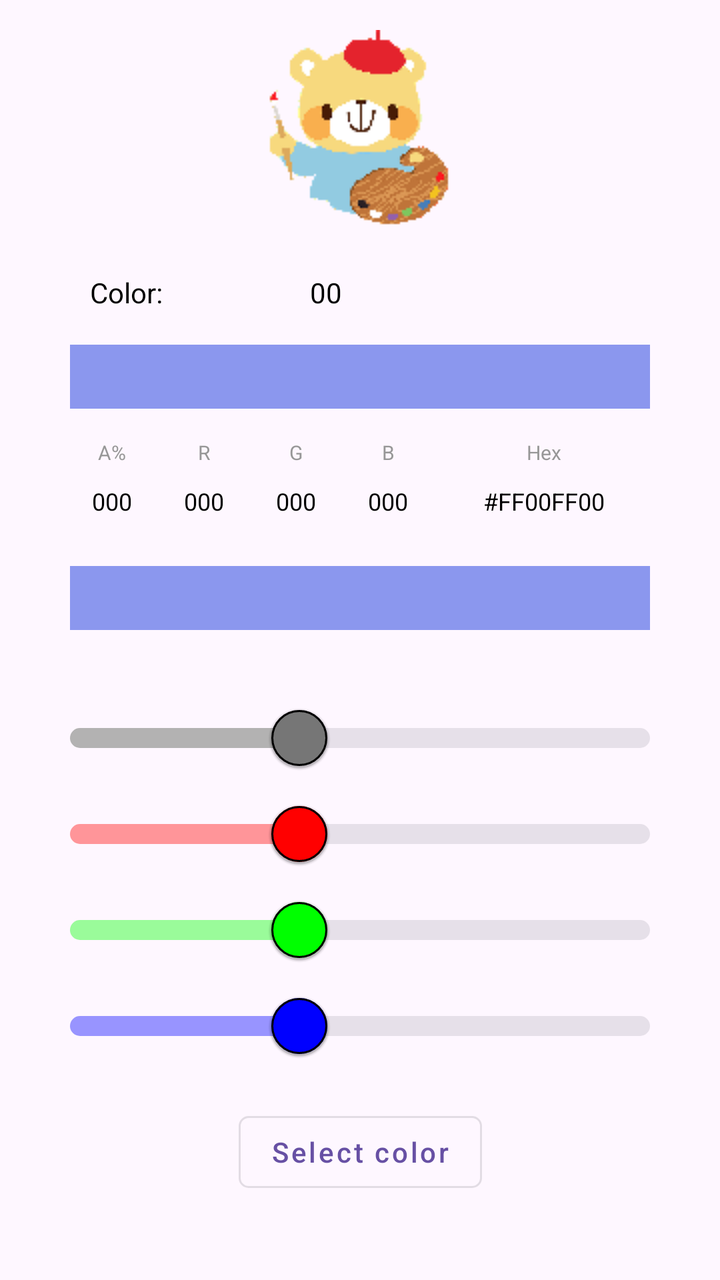
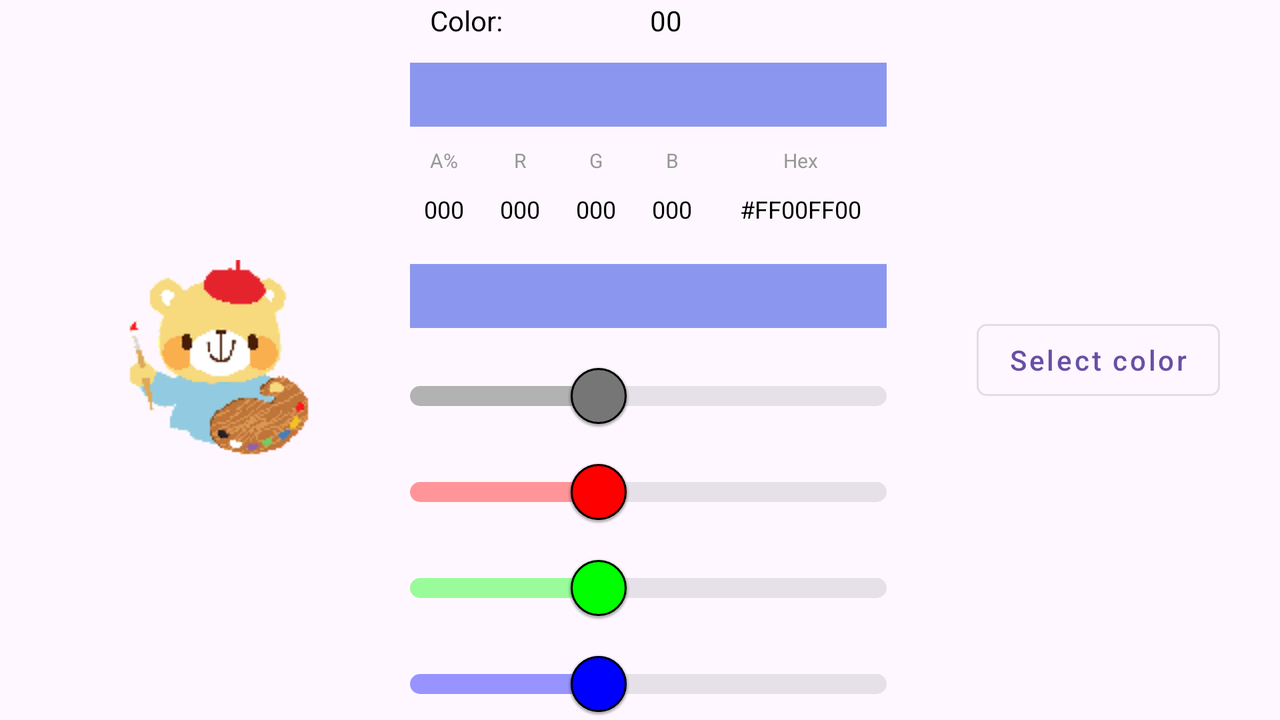

Two renders of one Android screen. The first uses the default layout on a phone; the second uses the alternative layout the repository ships for a different screen configuration, on a matching device. The two XML files are below.
<!-- AndroidManifest.xml: application theme Theme.ColorSelectDialog -->
<!-- res/layout/activity_main.xml -->
<?xml version="1.0" encoding="utf-8"?>
<androidx.constraintlayout.widget.ConstraintLayout xmlns:android="http://schemas.android.com/apk/res/android"
    xmlns:app="http://schemas.android.com/apk/res-auto"
    xmlns:tools="http://schemas.android.com/tools"
    android:id="@+id/main"
    android:layout_width="match_parent"
    android:layout_height="match_parent"
    tools:ignore="HardcodedText">

    <View
        android:id="@+id/logo"
        android:layout_width="100dp"
        android:layout_height="100dp"
        android:background="@drawable/logo"
        app:layout_constraintBottom_toTopOf="@id/lineColor"
        app:layout_constraintEnd_toEndOf="parent"
        app:layout_constraintStart_toStartOf="parent"
        app:layout_constraintTop_toTopOf="parent" />

    <LinearLayout
        android:id="@+id/lineColor"
        android:layout_width="match_parent"
        android:layout_height="wrap_content"
        android:layout_marginStart="20dp"
        android:layout_marginEnd="20dp"
        android:gravity="center"
        android:orientation="vertical"
        app:layout_constraintBottom_toTopOf="@+id/bnOpen"
        app:layout_constraintEnd_toEndOf="parent"
        app:layout_constraintStart_toStartOf="parent"
        app:layout_constraintTop_toBottomOf="@+id/logo">

        <LinearLayout
            android:layout_width="wrap_content"
            android:layout_height="wrap_content"
            android:layout_marginStart="15dp"
            android:layout_marginEnd="15dp"
            android:layout_marginBottom="20dp"
            android:gravity="center"
            android:orientation="vertical">

            <LinearLayout
                style="@style/line_hor"
                android:background="@drawable/rectangle_gray">

                <TextView
                    style="@style/text"
                    android:text="@string/color" />

                <TextView
                    android:id="@+id/tvColor"
                    style="@style/text.value"
                    android:text="00" />
            </LinearLayout>

            <FrameLayout
                android:layout_width="match_parent"
                android:layout_height="@dimen/line_hor_height"
                android:layout_marginBottom="10dp">

                <View style="@style/view_color.bottom" />

                <View
                    android:id="@+id/vColor"
                    style="@style/view_color" />

                <View style="@style/view_color.top" />
            </FrameLayout>

            <LinearLayout
                android:layout_width="match_parent"
                android:layout_height="wrap_content"
                android:layout_marginTop="5dp"
                android:layout_marginBottom="15dp"
                android:gravity="center"
                android:orientation="horizontal"
                tools:ignore="TextSizeCheck">

                
                <LinearLayout
                    android:layout_width="0dp"
                    android:layout_height="wrap_content"
                    android:layout_weight="2"
                    android:gravity="center"
                    android:orientation="vertical">

                    <TextView
                        style="@style/text_line"
                        android:text="A%"
                        tools:ignore="TextContrastCheck" />

                    <TextView
                        android:id="@+id/tvAlpha"
                        style="@style/text_line.val"
                        android:text="000" />
                </LinearLayout>

                <Space
                    android:layout_width="4dp"
                    android:layout_height="30dp" />

                
                <LinearLayout
                    android:layout_width="0dp"
                    android:layout_height="wrap_content"
                    android:layout_weight="2"
                    android:gravity="center"
                    android:orientation="vertical">

                    <TextView
                        style="@style/text_line"
                        android:layout_height="wrap_content"
                        android:text="R"
                        tools:ignore="TextContrastCheck" />

                    <TextView
                        android:id="@+id/tvRed"
                        style="@style/text_line.val"
                        android:text="000" />
                </LinearLayout>

                <Space
                    android:layout_width="4dp"
                    android:layout_height="30dp" />

                
                <LinearLayout
                    android:layout_width="0dp"
                    android:layout_height="wrap_content"
                    android:layout_weight="2"
                    android:gravity="center"
                    android:orientation="vertical">

                    <TextView
                        style="@style/text_line"
                        android:text="G"
                        tools:ignore="TextContrastCheck" />

                    <TextView
                        android:id="@+id/tvGreen"
                        style="@style/text_line.val"
                        android:text="000" />
                </LinearLayout>

                <Space
                    android:layout_width="4dp"
                    android:layout_height="30dp" />

                
                <LinearLayout
                    android:layout_width="0dp"
                    android:layout_height="wrap_content"
                    android:layout_weight="2"
                    android:gravity="center"
                    android:orientation="vertical">

                    <TextView
                        style="@style/text_line"
                        android:layout_height="wrap_content"
                        android:text="B"
                        tools:ignore="TextContrastCheck" />

                    <TextView
                        android:id="@+id/tvBlue"
                        style="@style/text_line.val"
                        android:text="000" />
                </LinearLayout>

                <Space
                    android:layout_width="4dp"
                    android:layout_height="30dp" />

                
                <LinearLayout
                    android:layout_width="0dp"
                    android:layout_height="wrap_content"
                    android:layout_weight="5"
                    android:gravity="center"
                    android:orientation="vertical">

                    <TextView
                        style="@style/text_line"
                        android:text="Hex"
                        tools:ignore="TextContrastCheck" />

                    <TextView
                        android:id="@+id/tvHex"
                        style="@style/text_line.val"
                        android:text="#FF00FF00"
                        android:textIsSelectable="true" />
                </LinearLayout>
            </LinearLayout>

            <LinearLayout style="@style/line_hor">

                <FrameLayout style="@style/frame_color">

                    <View
                        android:id="@+id/vRed"
                        style="@style/view_color" />

                    <View style="@style/view_color.top" />
                </FrameLayout>

                <FrameLayout style="@style/frame_color">

                    <View
                        android:id="@+id/vGreen"
                        style="@style/view_color" />

                    <View style="@style/view_color.top" />
                </FrameLayout>

                <FrameLayout style="@style/frame_color">

                    <View
                        android:id="@+id/vBlue"
                        style="@style/view_color" />

                    <View style="@style/view_color.top" />
                </FrameLayout>
            </LinearLayout>

        </LinearLayout>

        <com.google.android.material.slider.Slider
            android:id="@+id/slAlpha"
            style="@style/Widget.Material3.Slider.Legacy"
            android:layout_width="match_parent"
            android:layout_height="wrap_content"
            android:value="100"
            android:valueTo="255"
            app:labelBehavior="gone"
            app:thumbColor="@color/gray"
            app:thumbRadius="14dp"
            app:thumbStrokeWidth="1dp"
            app:trackColorActive="@color/gray_200"
            app:trackHeight="10dp"
            tools:ignore="SpeakableTextPresentCheck" />

        <com.google.android.material.slider.Slider
            android:id="@+id/slRed"
            style="@style/Widget.Material3.Slider.Legacy"
            android:layout_width="match_parent"
            android:layout_height="wrap_content"
            android:value="100"
            android:valueTo="255"
            app:labelBehavior="gone"
            app:thumbColor="@color/red"
            app:thumbRadius="14dp"
            app:thumbStrokeWidth="1dp"
            app:trackColorActive="@color/red_200"
            app:trackHeight="10dp"
            tools:ignore="SpeakableTextPresentCheck" />

        <com.google.android.material.slider.Slider
            android:id="@+id/slGreen"
            style="@style/Widget.Material3.Slider.Legacy"
            android:layout_width="match_parent"
            android:layout_height="wrap_content"
            android:value="100"
            android:valueTo="255"
            app:labelBehavior="gone"
            app:thumbColor="@color/green"
            app:thumbRadius="14dp"
            app:thumbStrokeWidth="1dp"
            app:trackColorActive="@color/green_200"
            app:trackHeight="10dp"
            tools:ignore="SpeakableTextPresentCheck" />

        <com.google.android.material.slider.Slider
            android:id="@+id/slBlue"
            style="@style/Widget.Material3.Slider.Legacy"
            android:layout_width="match_parent"
            android:layout_height="wrap_content"
            android:value="100"
            android:valueTo="255"
            app:labelBehavior="gone"
            app:thumbColor="@color/blue"
            app:thumbRadius="14dp"
            app:thumbStrokeWidth="1dp"
            app:trackColorActive="@color/blue_200"
            app:trackHeight="10dp"
            tools:ignore="SpeakableTextPresentCheck" />

    </LinearLayout>

    <com.google.android.material.button.MaterialButton
        android:id="@+id/bnOpen"
        style="@style/Widget.MaterialComponents.Button.OutlinedButton"
        android:layout_width="wrap_content"
        android:layout_height="wrap_content"
        android:layout_marginBottom="40dp"
        android:text="@string/select_color"
        android:textAllCaps="false"
        app:cornerRadius="5dp"
        app:layout_constraintBottom_toBottomOf="parent"
        app:layout_constraintEnd_toEndOf="parent"
        app:layout_constraintStart_toStartOf="parent" />

</androidx.constraintlayout.widget.ConstraintLayout>
<!-- resources referenced by this layout -->
<resources>
  <color name="blue">#0000FF</color>
  <color name="blue_200">#670000FF</color>
  <color name="gray">#767676</color>
  <color name="gray_200">#B3B2B2</color>
  <color name="green">#00FF00</color>
  <color name="green_200">#6500FF00</color>
  <color name="red">#FF0000</color>
  <color name="red_200">#66FF0000</color>
  <dimen name="line_hor_height">32dp</dimen>
  <!-- drawable logo: png bitmap (drawable, 5719 bytes) -->
  <string name="color">Color:</string>
  <string name="select_color">Select color</string>
  <style name="frame_color">
          <item name="android:layout_width">0dp</item>
          <item name="android:layout_weight">1</item>
          <item name="android:layout_height">match_parent</item>
      </style>
  <style name="line_hor">
          <item name="android:layout_width">match_parent</item>
          <item name="android:layout_height">@dimen/line_hor_height</item>
          <item name="android:layout_marginBottom">10dp</item>
          <item name="android:gravity">start</item>
          <item name="android:orientation">horizontal</item>
      </style>
  <style name="text">
          <item name="android:layout_width">@dimen/text_width</item>
          <item name="android:layout_height">match_parent</item>
          <item name="android:layout_marginStart">10dp</item>
          <item name="android:textColor">@color/black</item>
          <item name="android:textSize">14sp</item>
          <item name="android:gravity">center_vertical</item>
      </style>
  <style name="text.value">
          <item name="android:layout_width">wrap_content</item>
          <item name="android:textIsSelectable">true</item>
      </style>
  <style name="text_line">
          <item name="android:layout_width">match_parent</item>
          <item name="android:layout_height">wrap_content</item>
          <item name="android:gravity">center</item>
          <item name="android:textSize">10sp</item>
          <item name="android:textColor">#979797</item>
      </style>
  <style name="text_line.val">
          <item name="android:layout_height">35dp</item>
          <item name="android:background">@drawable/rectangle_gray</item>
          <item name="android:textSize">12sp</item>
          <item name="android:textColor">#000000</item>
      </style>
  <style name="view_color">
          <item name="android:layout_width">match_parent</item>
          <item name="android:layout_height">match_parent</item>
          <item name="android:background">@color/view_color</item>
      </style>
  <style name="view_color.bottom">
          <item name="android:background">@drawable/ic_cells_16</item>
      </style>
  <style name="view_color.top">
          <item name="android:background">@drawable/rectangle</item>
      </style>
  <style name="Theme.ColorSelectDialog" parent="Base.Theme.ColorSelectDialog" />
  <dimen name="text_width">100dp</dimen>
  <color name="black">#FF000000</color>
  <color name="view_color">#8F334DE0</color>
  <!-- drawable ic_cells_16 (drawable) -->
  <?xml version="1.0" encoding="utf-8"?>
  <bitmap xmlns:android="http://schemas.android.com/apk/res/android"
      android:src="@drawable/cells_16"
      android:tileMode="repeat" >
  
  </bitmap>
  <style name="Base.Theme.ColorSelectDialog" parent="Theme.Material3.DayNight.NoActionBar">
          
          
          
          <item name="android:windowFullscreen">true</item>
  
      </style>
</resources>
<!-- res/layout-land/activity_main.xml (the author's variant of the layout above) -->
<!-- drawn on the phone turned sideways -->
<?xml version="1.0" encoding="utf-8"?>
<androidx.constraintlayout.widget.ConstraintLayout xmlns:android="http://schemas.android.com/apk/res/android"
    xmlns:app="http://schemas.android.com/apk/res-auto"
    xmlns:tools="http://schemas.android.com/tools"
    android:id="@+id/main"
    android:layout_width="match_parent"
    android:layout_height="match_parent"
    tools:ignore="HardcodedText">

    <View
        android:id="@+id/logo"
        android:layout_width="100dp"
        android:layout_height="100dp"
        android:layout_marginStart="60dp"
        android:layout_marginEnd="30dp"
        android:background="@drawable/logo"
        android:visibility="visible"
        app:layout_constraintBottom_toBottomOf="parent"
        app:layout_constraintEnd_toStartOf="@+id/lineColor"
        app:layout_constraintStart_toStartOf="parent"
        app:layout_constraintTop_toTopOf="parent" />

    <LinearLayout
        android:id="@+id/lineColor"
        android:layout_width="0dp"
        android:layout_height="wrap_content"
        android:layout_marginTop="20dp"
        android:layout_marginBottom="20dp"
        android:layout_marginEnd="30dp"
        android:gravity="center"
        android:orientation="vertical"
        app:layout_constraintBottom_toBottomOf="parent"
        app:layout_constraintStart_toEndOf="@+id/logo"
        app:layout_constraintEnd_toStartOf="@+id/bnOpen"
        app:layout_constraintTop_toTopOf="parent">

        <LinearLayout
            android:layout_width="wrap_content"
            android:layout_height="wrap_content"
            android:layout_marginStart="15dp"
            android:layout_marginEnd="15dp"
            android:layout_marginBottom="5dp"
            android:gravity="center"
            android:orientation="vertical">

            <LinearLayout
                style="@style/line_hor.lan"
                android:background="@drawable/rectangle_gray">

                <TextView
                    style="@style/text"
                    android:text="@string/color" />

                <TextView
                    android:id="@+id/tvColor"
                    style="@style/text.value"
                    android:text="00" />
            </LinearLayout>

            <FrameLayout
                android:layout_width="match_parent"
                android:layout_height="@dimen/line_hor_height"
                android:layout_marginBottom="10dp">

                <View style="@style/view_color.bottom" />

                <View
                    android:id="@+id/vColor"
                    style="@style/view_color" />

                <View style="@style/view_color.top" />
            </FrameLayout>

            <LinearLayout
                android:layout_width="match_parent"
                android:layout_height="wrap_content"
                android:layout_marginTop="0dp"
                android:layout_marginBottom="10dp"
                android:gravity="center"
                android:orientation="horizontal"
                tools:ignore="TextSizeCheck">

                
                <LinearLayout
                    android:layout_width="0dp"
                    android:layout_height="wrap_content"
                    android:layout_weight="2"
                    android:gravity="center"
                    android:orientation="vertical">

                    <TextView
                        style="@style/text_line"
                        android:text="A%"
                        tools:ignore="TextContrastCheck" />

                    <TextView
                        android:id="@+id/tvAlpha"
                        style="@style/text_line.val"
                        android:text="000" />
                </LinearLayout>

                <Space
                    android:layout_width="4dp"
                    android:layout_height="30dp" />

                
                <LinearLayout
                    android:layout_width="0dp"
                    android:layout_height="wrap_content"
                    android:layout_weight="2"
                    android:gravity="center"
                    android:orientation="vertical">

                    <TextView
                        style="@style/text_line"
                        android:layout_height="wrap_content"
                        android:text="R"
                        tools:ignore="TextContrastCheck" />

                    <TextView
                        android:id="@+id/tvRed"
                        style="@style/text_line.val"
                        android:text="000" />
                </LinearLayout>

                <Space
                    android:layout_width="4dp"
                    android:layout_height="30dp" />

                
                <LinearLayout
                    android:layout_width="0dp"
                    android:layout_height="wrap_content"
                    android:layout_weight="2"
                    android:gravity="center"
                    android:orientation="vertical">

                    <TextView
                        style="@style/text_line"
                        android:text="G"
                        tools:ignore="TextContrastCheck" />

                    <TextView
                        android:id="@+id/tvGreen"
                        style="@style/text_line.val"
                        android:text="000" />
                </LinearLayout>

                <Space
                    android:layout_width="4dp"
                    android:layout_height="30dp" />

                
                <LinearLayout
                    android:layout_width="0dp"
                    android:layout_height="wrap_content"
                    android:layout_weight="2"
                    android:gravity="center"
                    android:orientation="vertical">

                    <TextView
                        style="@style/text_line"
                        android:layout_height="wrap_content"
                        android:text="B"
                        tools:ignore="TextContrastCheck" />

                    <TextView
                        android:id="@+id/tvBlue"
                        style="@style/text_line.val"
                        android:text="000" />
                </LinearLayout>

                <Space
                    android:layout_width="4dp"
                    android:layout_height="30dp" />

                
                <LinearLayout
                    android:layout_width="0dp"
                    android:layout_height="wrap_content"
                    android:layout_weight="5"
                    android:gravity="center"
                    android:orientation="vertical">

                    <TextView
                        style="@style/text_line"
                        android:text="Hex"
                        tools:ignore="TextContrastCheck" />

                    <TextView
                        android:id="@+id/tvHex"
                        style="@style/text_line.val"
                        android:text="#FF00FF00"
                        android:textIsSelectable="true" />
                </LinearLayout>
            </LinearLayout>

            <LinearLayout style="@style/line_hor.lan">

                <FrameLayout style="@style/frame_color">

                    <View
                        android:id="@+id/vRed"
                        style="@style/view_color" />

                    <View style="@style/view_color.top" />
                </FrameLayout>

                <FrameLayout style="@style/frame_color">

                    <View
                        android:id="@+id/vGreen"
                        style="@style/view_color" />

                    <View style="@style/view_color.top" />
                </FrameLayout>

                <FrameLayout style="@style/frame_color">

                    <View
                        android:id="@+id/vBlue"
                        style="@style/view_color" />

                    <View style="@style/view_color.top" />
                </FrameLayout>
            </LinearLayout>

        </LinearLayout>

        <com.google.android.material.slider.Slider
            android:id="@+id/slAlpha"
            style="@style/Widget.Material3.Slider.Legacy"
            android:layout_width="match_parent"
            android:layout_height="wrap_content"
            android:value="100"
            android:valueTo="255"
            app:labelBehavior="gone"
            app:thumbColor="@color/gray"
            app:thumbRadius="14dp"
            app:thumbStrokeWidth="1dp"
            app:trackColorActive="@color/gray_200"
            app:trackHeight="10dp"
            tools:ignore="SpeakableTextPresentCheck" />

        <com.google.android.material.slider.Slider
            android:id="@+id/slRed"
            style="@style/Widget.Material3.Slider.Legacy"
            android:layout_width="match_parent"
            android:layout_height="wrap_content"
            android:value="100"
            android:valueTo="255"
            app:labelBehavior="gone"
            app:thumbColor="@color/red"
            app:thumbRadius="14dp"
            app:thumbStrokeWidth="1dp"
            app:trackColorActive="@color/red_200"
            app:trackHeight="10dp"
            tools:ignore="SpeakableTextPresentCheck" />

        <com.google.android.material.slider.Slider
            android:id="@+id/slGreen"
            style="@style/Widget.Material3.Slider.Legacy"
            android:layout_width="match_parent"
            android:layout_height="wrap_content"
            android:value="100"
            android:valueTo="255"
            app:labelBehavior="gone"
            app:thumbColor="@color/green"
            app:thumbRadius="14dp"
            app:thumbStrokeWidth="1dp"
            app:trackColorActive="@color/green_200"
            app:trackHeight="10dp"
            tools:ignore="SpeakableTextPresentCheck" />

        <com.google.android.material.slider.Slider
            android:id="@+id/slBlue"
            style="@style/Widget.Material3.Slider.Legacy"
            android:layout_width="match_parent"
            android:layout_height="wrap_content"
            android:value="100"
            android:valueTo="255"
            app:labelBehavior="gone"
            app:thumbColor="@color/blue"
            app:thumbRadius="14dp"
            app:thumbStrokeWidth="1dp"
            app:trackColorActive="@color/blue_200"
            app:trackHeight="10dp"
            tools:ignore="SpeakableTextPresentCheck" />

    </LinearLayout>

    <com.google.android.material.button.MaterialButton
        android:id="@+id/bnOpen"
        style="@style/Widget.MaterialComponents.Button.OutlinedButton"
        android:layout_width="wrap_content"
        android:layout_height="wrap_content"
        android:layout_marginEnd="30dp"
        android:text="@string/select_color"
        android:textAllCaps="false"
        app:cornerRadius="5dp"
        app:layout_constraintStart_toEndOf="@+id/lineColor"
        app:layout_constraintBottom_toBottomOf="parent"
        app:layout_constraintEnd_toEndOf="parent"
        app:layout_constraintTop_toTopOf="parent" />

</androidx.constraintlayout.widget.ConstraintLayout>
<!-- resources referenced by the variant -->
<!-- as the phone turned sideways resolves them -->
<resources>
  <color name="blue">#0000FF</color>
  <color name="blue_200">#670000FF</color>
  <color name="gray">#767676</color>
  <color name="gray_200">#B3B2B2</color>
  <color name="green">#00FF00</color>
  <color name="green_200">#6500FF00</color>
  <color name="red">#FF0000</color>
  <color name="red_200">#66FF0000</color>
  <dimen name="line_hor_height">32dp</dimen>
  <!-- drawable logo: png bitmap (drawable, 5719 bytes) -->
  <string name="color">Color:</string>
  <string name="select_color">Select color</string>
  <style name="frame_color">
          <item name="android:layout_width">0dp</item>
          <item name="android:layout_weight">1</item>
          <item name="android:layout_height">match_parent</item>
      </style>
  <style name="line_hor.lan">
          <item name="android:layout_marginBottom">5dp</item>
      </style>
  <style name="text">
          <item name="android:layout_width">@dimen/text_width</item>
          <item name="android:layout_height">match_parent</item>
          <item name="android:layout_marginStart">10dp</item>
          <item name="android:textColor">@color/black</item>
          <item name="android:textSize">14sp</item>
          <item name="android:gravity">center_vertical</item>
      </style>
  <style name="text.value">
          <item name="android:layout_width">wrap_content</item>
          <item name="android:textIsSelectable">true</item>
      </style>
  <style name="text_line">
          <item name="android:layout_width">match_parent</item>
          <item name="android:layout_height">wrap_content</item>
          <item name="android:gravity">center</item>
          <item name="android:textSize">10sp</item>
          <item name="android:textColor">#979797</item>
      </style>
  <style name="text_line.val">
          <item name="android:layout_height">35dp</item>
          <item name="android:background">@drawable/rectangle_gray</item>
          <item name="android:textSize">12sp</item>
          <item name="android:textColor">#000000</item>
      </style>
  <style name="view_color">
          <item name="android:layout_width">match_parent</item>
          <item name="android:layout_height">match_parent</item>
          <item name="android:background">@color/view_color</item>
      </style>
  <style name="view_color.bottom">
          <item name="android:background">@drawable/ic_cells_16</item>
      </style>
  <style name="view_color.top">
          <item name="android:background">@drawable/rectangle</item>
      </style>
  <style name="Theme.ColorSelectDialog" parent="Base.Theme.ColorSelectDialog" />
  <dimen name="text_width">100dp</dimen>
  <color name="black">#FF000000</color>
  <color name="view_color">#8F334DE0</color>
  <!-- drawable ic_cells_16 (drawable) -->
  <?xml version="1.0" encoding="utf-8"?>
  <bitmap xmlns:android="http://schemas.android.com/apk/res/android"
      android:src="@drawable/cells_16"
      android:tileMode="repeat" >
  
  </bitmap>
  <style name="Base.Theme.ColorSelectDialog" parent="Theme.Material3.DayNight.NoActionBar">
          
          
          
          <item name="android:windowFullscreen">true</item>
  
      </style>
</resources>
